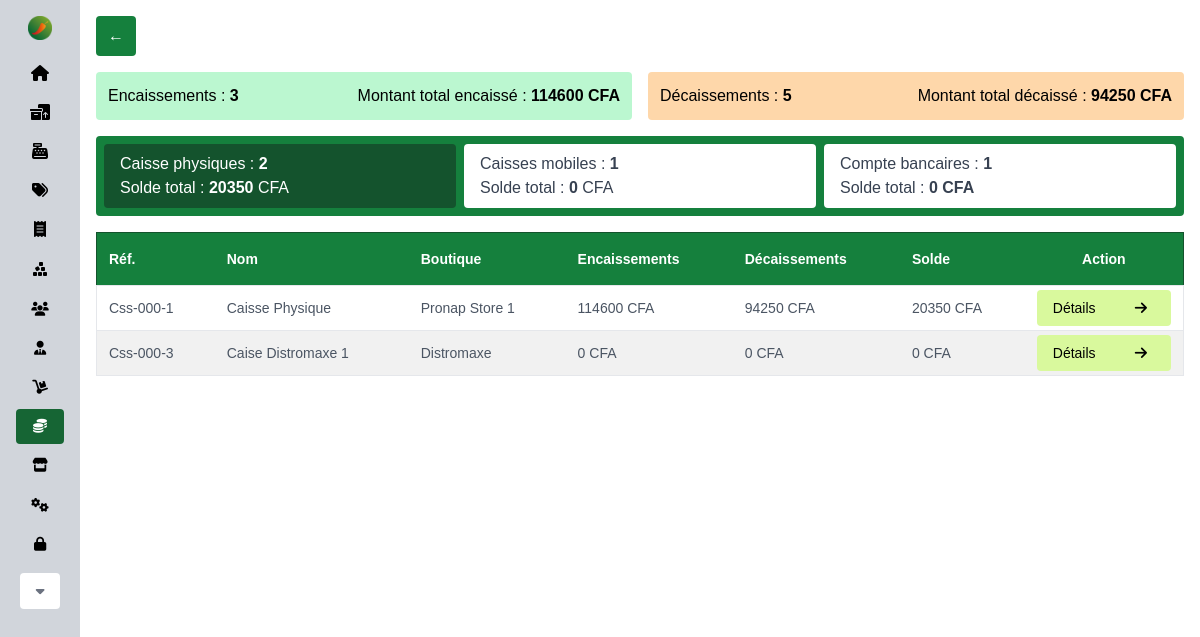
/finances/ (signed in), run on the app's committed database.
### base/models.py (models this page shows, shortened)
class Cashdesk(models.Model):
    store = models.ForeignKey(
        Store, blank=True, null=True, on_delete=models.SET_NULL, db_index=True)
    type = models.CharField(max_length=50, choices=cashdesk_types)
    carrier = models.CharField(
        max_length=50, choices=carrier_types, blank=True, null=True)
    name = models.CharField(max_length=500)
    phone = models.CharField(max_length=500, blank=True, null=True)
    acc_number = models.CharField(max_length=500, blank=True, null=True)
    debits = models.PositiveIntegerField(default=0, blank=True, null=True)
    credits = models.PositiveIntegerField(default=0, blank=True, null=True)
    balance = models.IntegerField(default=0, blank=True, null=True)

class Store(models.Model):
    type = models.CharField(max_length=50, choices=store_types)
    manager = models.ForeignKey(
        CustomUser, blank=True, null=True, on_delete=models.SET_NULL, related_name='store_manager', db_index=True)
    name = models.CharField(max_length=255, default='',
                            null=True, blank=True, db_index=True)
    address = models.CharField(max_length=255, default='',)
    city = models.CharField(max_length=255, default='',)
    country = models.CharField(max_length=255, default='',)
    phone = models.CharField(max_length=255, default='',)
    description = models.CharField(max_length=500, blank=True, null=True)
    image = models.ImageField(upload_to='store/', blank=True, null=True)
    is_active = models.BooleanField(default=False)
    is_open = models.BooleanField(default=False)
    opening_time = models.TimeField(blank=True, null=True)
    closing_time = models.TimeField(blank=True, null=True)
    opening_date = models.DateField(null=True, blank=True)
    def __str__(self):
        return f'{self.name} - {self.address}'

### base/views.py (the view)
# urls.py: path('finances/', finances, name='finances'),
@cache_page(60 * 15)
@login_required(login_url='login')
def finances(req):
    user = req.user
    if not user.is_staff:
        messages.info(req, "Access denied!!!")
        return redirect('home')
    store = None
    if not user.is_superuser:
        store = get_object_or_404(Store, id=user.profile.store.id)
        transactions = Transaction.objects.filter(store=store).order_by('-timestamp')
        credits = transactions.filter(type='credit')
        debits = transactions.filter(type='debit')
        desks = Cashdesk.objects.filter(store=store)
        cash_desks = desks.filter(type='cash')
        mobile_desks = desks.filter(type='mobile')
        bank_desks = desks.filter(type='bank')
    else:
        desks = Cashdesk.objects.all()
        transactions = Transaction.objects.all().order_by('-timestamp')
        credits = transactions.filter(type='credit')
        debits = transactions.filter(type='debit')
        cash_desks = desks.filter(type='cash')
        mobile_desks = desks.filter(type='mobile')
        bank_desks = desks.filter(type='bank')
    cash_balance = cash_desks.aggregate(totals=Sum('balance'))['totals'] or 0
    mobile_balance =  mobile_desks.aggregate(totals=Sum('balance'))['totals'] or 0
    bank_balance = bank_desks.aggregate(totals=Sum('balance'))['totals'] or 0
    credits_aggregate = desks.aggregate(totals=Sum('credits'))['totals'] or 0
    credit_trans_aggregate = credits.aggregate(totals=Sum('amount'))['totals'] or 0
    debits_aggregate = desks.aggregate(totals=Sum('debits'))['totals'] or 0
    debit_trans_aggregate = debits.aggregate(totals=Sum('amount'))['totals'] or 0
    total_balance = credits_aggregate - debits_aggregate
    initiators = CustomUser.objects.all().order_by('last_name')
    stores = Store.objects.all().order_by('name')
    context = {
        "finances": "active",
        'title': 'Finances',
        'transactions': transactions,
        'credits': credits,
        'credits_aggregate': credits_aggregate,
        'credit_trans_aggregate': credit_trans_aggregate,
        'debits': debits,
        'debits_aggregate': debits_aggregate,
        'debit_trans_aggregate': debit_trans_aggregate,
        'store': store,
        'stores': stores,
        'cash_desks': cash_desks,
        'cash_balance': cash_balance,
        'mobile_desks': mobile_desks,
        'mobile_balance': mobile_balance,
        'bank_desks': bank_desks,
        'bank_balance': bank_balance,
        'initiators': initiators,
        'total_balance': total_balance,
    }
    return render(req, 'base/finances/index.html', context)

### base/context_processors.py (called while the page is built)
def cart(request):
    return {'cart': Cart(request)}

### utils.py (called while the page is built)
def h_encode(id):
    return hashids.encode(id)

    def to_url(self, value):
        return h_encode(value)

### base/templates/base/finances/index.html (shortened to what this page needs)
{% extends 'main.html' %} {% load static %} {% block content %}
<div class="w-full max-w-7xl mx-auto flex flex-col gap-4">
  <a
    id="back-button"
    class="w-fit px-3 py-2 text-white bg-green-700 hover:bg-green-900 rounded transition-all duration-300"
    href="#"
    >&larr;</a
  >
  <div class="grid grid-cols-2 gap-4 text-black">
    <div
      class="p-3 bg-green-200 rounded flex justify-between items-center gap-2"
    >
      <span>Encaissements : <b>{{ credits|length }}</b></span>
      <span
        >Montant total encaissé : <b>{{ credit_trans_aggregate }} CFA</b></span
      >
    </div>
    <div
      class="p-3 bg-orange-200 rounded flex justify-between items-center gap-2"
    >
      <span>Décaissements : <b>{{ debits|length }}</b></span>
      <span
        >Montant total décaissé : <b>{{ debit_trans_aggregate }} CFA</b></span
      >
    </div>
  </div>
  <div
    class="p-2 flex justify-between gap-2 tabbar h-fit w-full bg-green-700 rounded"
  >
    <button
      class="tabBtn w-full px-4 py-2 bg-white hover:bg-green-700 hover:text-white p-2 rounded flex flex-col"
      onclick="openTab(event, 'cash')"
      id="defaultTab"
    >
      <p>Caisse physiques : <b>{{ cash_desks|length }}</b></p>
      <p>Solde total : <b>{{ cash_balance }}</b> CFA</p>
    </button>
    <button
      class="tabBtn w-full px-4 py-2 bg-white hover:bg-green-700 hover:text-white p-2 rounded flex flex-col"
      onclick="openTab(event, 'mobile')"
    >
      <p>Caisses mobiles : <b>{{ mobile_desks|length }}</b></p>
      <p>Solde total : <b>{{ mobile_balance }}</b> CFA</p>
    </button>
    <button
      class="tabBtn w-full px-4 py-2 bg-white hover:bg-green-700 hover:text-white p-2 rounded flex flex-col"
      onclick="openTab(event, 'bank')"
    >
      <p>Compte bancaires : <b>{{ bank_desks|length }}</b></p>
      <p>Solde total : <b>{{ bank_balance }} CFA</b></p>
    </button>
  </div>
  <section>
    <div
      id="cash"
      class="tabcontent mb-4 flex flex-col justify-between items-center gap-4"
    >
      {% if not cash_desks %}
      <div
        class="h-full flex flex-col justify-center items-center gap-2 my-20 mx-auto"
      >
        <i class="fa-solid fa-cash-register text-green-700 text-9xl"></i>
        <span>Aucune caisse trouvée</span>
      </div>
      {% else %}
      <table class="w-full text-left db-table rounded">
        <thead class="bg-green-700 border border-green-900 text-white">
          <tr>
            <th class="px-3 py-4 text-sm">Réf.</th>
            <th class="px-3 py-4 text-sm">Nom</th>
            <th class="px-3 py-4 text-sm">Boutique</th>
            <th class="px-3 py-4 text-sm">Encaissements</th>
            <th class="px-3 py-4 text-sm">Décaissements</th>
            <th class="px-3 py-4 text-sm">Solde</th>
            <th class="px-3 py-4 text-sm text-center">Action</th>
          </tr>
        </thead>
        <tbody class="border">
          {% for obj in cash_desks %}
          <tr
            class="text-gray-600 border text-sm hover:bg-white hover:text-black transition-all duration-50"
          >
            <td class="px-3 py-1">Css-000-{{obj.id}}</td>
            <td class="px-3 py-1">{{obj.name}}</td>
            <td class="px-3 py-1">{{obj.store.name}}</td>
            <td class="px-3 py-1">{{obj.credits}} CFA</td>
            <td class="px-3 py-1">{{obj.debits}} CFA</td>
            <td class="px-3 py-1">{{obj.balance}} CFA</td>
            <td class="px-3 py-1 relative text-center">
              <a
                hx-boost="false"
                href="{% url 'cashdesk_details' obj.id %}"
                class="px-4 py-2 flex justify-between items-center text-black bg-lime-200 hover:bg-lime-300 rounded w-full text-center cursor-pointer"
              >
                Détails
                <i class="text-sm fa-solid fa-arrow-right mr-2"></i>
              </a>
            </td>
          </tr>
          {% endfor %}
        </tbody>
      </table>
      {% endif %}
    </div>
  </section>
</div>
{% endblock %}

### templates/main.html (shortened to what this page needs)
{% load static %} {% load cache %}
<!DOCTYPE html>
<html lang="en">
  <head>
    <script src="https://cdn.tailwindcss.com"></script>
    <link href="{% static 'styles.css' %}" rel="stylesheet" />
  </head>
  <body
    hx-boost="true"
    hx-headers='{"X-CSRFToken" : "{{ csrf_token }}"}'
    class="flex flex-row bg-white text-gray-700 max-w-full mx-auto"
  >
    {% include 'sidebar.html' %}
    <div
      class="w-full ml-[60px] md:ml-[80px] xl:ml-[300px] min-h-screen overflow-auto"
    >
      <div
        class="relative p-4 w-full max-w-[1350px] mx-auto min-h-screen flex flex-col"
      >
        <section id="dashbase">{% block content %} {% endblock %}</section>
      </div>
    </div>
  </body>
</html>

### templates/sidebar.html (shortened to what this page needs)
{% load static %}
<div
  class="bg-gray-300 text-black w-[60px] md:w-20 p-2 md:p-4 xl:w-[300px] min-h-screen fixed overflow-y-auto"
>
  <a class="mb-4 flex items-center" href="{% url 'home' %}">
    <img
      class="h-6 xl:h-10 mx-auto xl:mx-0 xl:mr-2"
      src="{% static 'imgs/logo.png' %}"
      alt="logo"
    />
  </a>
  <ul
    class="h-[calc(100vh-70px)] w-full flex flex-col gap-1 mx-auto items-center xl:items-start overflow-y-auto"
  >
    <a
      class="px-1 xl:px-3 py-[.35em] text-center xl:text-left rounded hover:bg-white hover:text-black transition ease-in duration-200 w-full {{home}}"
      href="{% url 'home' %}"
    >
      <i class="fa-solid fa-home xl:mr-2"></i>
    </a>
    <a
      class="px-1 xl:px-3 py-[.35em] text-center xl:text-left rounded hover:bg-white hover:text-black transition ease-in duration-200 w-full {{product_stocks}}"
      href="{% url 'product_stocks' %}"
    >
      <i class="fa-solid fa-boxes-packing xl:mr-2"></i>
    </a>
    <a
      class="px-1 xl:px-3 py-[.35em] text-center xl:text-left rounded hover:bg-white hover:text-black transition ease-in duration-200 w-full {{sale_point}}"
      href="{% url 'sale_point' %}"
    >
      <i class="fa-sharp fa-solid fa-cash-register xl:mr-2"></i>
    </a>
    <a
      class="px-1 xl:px-3 py-[.35em] text-center xl:text-left rounded hover:bg-white hover:text-black transition ease-in duration-200 w-full {{sales}}"
      href="{% url 'sales' %}"
    >
      <i class="fa-solid fa-tags xl:mr-2"></i>
    </a>
    <a
      class="px-1 xl:px-3 py-[.35em] text-center xl:text-left rounded hover:bg-white hover:text-black transition ease-in duration-200 w-full {{purchases}}"
      href="{% url 'purchases' %}"
    >
      <i class="fa-solid fa-receipt xl:mr-2"></i>
    </a>
    <a
      class="px-1 xl:px-3 py-[.35em] text-center xl:text-left rounded hover:bg-white hover:text-black transition ease-in duration-200 w-full {{stock}}"
      href="{% url 'stock' %}"
    >
      <i class="fa-solid fa-cubes-stacked xl:mr-2"></i>
    </a>
    <div class="hidde flex flex-col gap-1 w-full">
      <a
        class="px-1 xl:px-3 py-[.35em] text-center xl:text-left rounded hover:bg-white hover:text-black transition ease-in duration-200 w-full {{clients}}"
        href="{% url 'clients' %}"
      >
        <i class="fa-solid fa-users xl:mr-2 text-sm"></i>
      </a>
      {% if user.role.sec_level >= 2 %}
      <a
        class="px-1 xl:px-3 py-[.35em] text-center xl:text-left rounded hover:bg-white hover:text-black transition ease-in duration-200 w-full {{staff}}"
        href="{% url 'staff' %}"
      >
        <i class="fa-solid fa-user-tie xl:mr-2 text-sm"></i>
      </a>
      <a
        class="px-1 xl:px-3 py-[.35em] text-center xl:text-left rounded hover:bg-white hover:text-black transition ease-in duration-200 w-full {{suppliers}}"
        href="{% url 'suppliers' %}"
      >
        <i class="fa-solid fa-dolly xl:mr-2 text-sm"></i>
      </a>
      {% endif %}
    </div>
    <a
      class="px-1 xl:px-3 py-[.35em] text-center xl:text-left rounded hover:bg-white hover:text-black transition ease-in duration-200 w-full {{finances}}"
      href="{% url 'finances' %}"
    >
      <i class="fa-solid fa-coins xl:mr-2 text-sm"></i>
    </a>
    {% if user.role.sec_level >= 3 %}
    <a
      class="px-1 xl:px-3 py-[.35em] text-center xl:text-left rounded hover:bg-white hover:text-black transition ease-in duration-200 w-full {{stores}}"
      href="{% url 'stores' %}"
    >
      <i class="fa-solid fa-store xl:mr-2 text-sm"></i>
    </a>
    {% endif %}
    <a
      class="px-1 xl:px-3 py-[.35em] text-center xl:text-left rounded hover:bg-white hover:text-black transition ease-in duration-200 w-full {{parameters}}"
      href="{% url 'parameters' %}"
    >
      <i class="fa-solid fa-gears xl:mr-2 text-sm"></i>
    </a>
    {% if user.is_superuser %}
    <a
      class="px-1 xl:px-3 py-[.35em] text-center xl:text-left rounded hover:bg-green-950 hover:text-white transition ease-in duration-200 w-full"
      target="_blank"
      href="{% url 'admin:index' %}"
      ><i class="fa-solid fa-lock xl:mr-2 text-sm"></i>
    </a>
    {% endif %}
    <div
      class="w-full px-1 py-2 xl:p-2 flex flex-col xl:flex-row items-center gap-1 xl:gap-2 mb-2 xl:bg-white sm:text-sm xl:text-md rounded cursor-pointer"
    >
      <div class="relative">
        <button
          type="button"
          class="bg-white hover:bg-orange-200 text-gray-500 hover:text-black px-4 py-2 rounded"
          name="dropdownBtn"
          id="dropdownBtn"
          aria-expanded="false"
          aria-haspopup="true"
          onclick="toggleDropdown(this)"
        >
          <i class="fa-sharp fa-solid fa-caret-down"></i>
        </button>
      </div>
    </div>
  </ul>
</div>

### templates/modal.html (shortened to what this page needs)
{% load static %}

### staticfiles/styles.css (style rules this page uses)
ul { list-style: none; }
.db-table { border-collapse: collapse; }
.db-table tbody tr:nth-of-type(even) { background-color: #f1f1f1; }
.active { background: #166534; color: white; }
.tabbar button.active { background-color: #14532D; color: white; }
.tabcontent, .minitabcontent { height: inherit; animation: fadeEffect 1s; }

### templates/main.html (style rules this page uses)
body { font-family: "Saira", sans-serif; }

### data on the page
Cashdesk: id "1", name "Caisse Physique", store.name "Pronap Store 1", credits "114600", debits "94250", balance "20350"
Cashdesk: id "3", name "Caise Distromaxe 1", store.name "Distromaxe", credits "0", debits "0", balance "0"

### other printed values
{{ credits|length }} "3"
{{ credit_trans_aggregate }} "114600"
{{ debits|length }} "5"
{{ debit_trans_aggregate }} "94250"
{{ cash_desks|length }} "2"
{{ cash_balance }} "20350"
{{ mobile_desks|length }} "1"
{{ mobile_balance }} "0"
{{ bank_desks|length }} "1"
{{ bank_balance }} "0"
